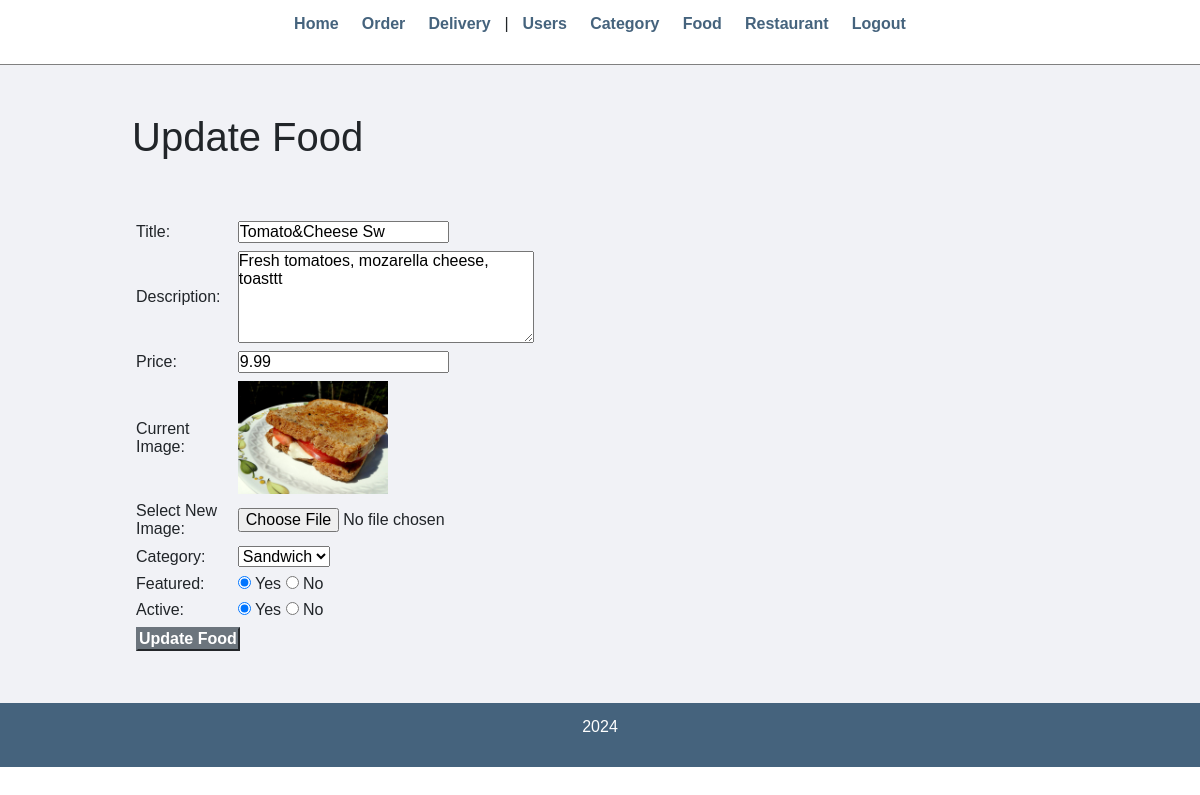
The page /admin/update-food.php?id=15 (signed in) on the database its author committed.
### tables this page shows
CREATE TABLE `item` (
  `item_id` int(11) NOT NULL,
  `item_name` varchar(255) NOT NULL,
  `item_price` decimal(10,2) NOT NULL,
  `item_image` varchar(255) NOT NULL,
  `item_desc` text DEFAULT NULL,
  `category_id` int(11) NOT NULL,
  `item_featured` varchar(10) NOT NULL,
  `item_active` varchar(10) NOT NULL
);

CREATE TABLE `category` (
  `category_id` int(11) NOT NULL,
  `category_image` varchar(255) NOT NULL,
  `category_name` varchar(255) NOT NULL,
  `category_featured` varchar(10) NOT NULL,
  `category_active` varchar(10) NOT NULL
);

### admin/update-food.php (the view, shortened to what this page needs)
<?php require('partials/menu.php'); ?>
<?php
    if(isset($_GET['id']))
    {
        $id = $_GET['id'];
        $sql2 = "SELECT * FROM item WHERE item_id=$id";
        $res2 = mysqli_query($conn, $sql2);
        $row2 = mysqli_fetch_assoc($res2);
        $title = $row2['item_name'];
        $description = $row2['item_desc'];
        $price = $row2['item_price'];
        $current_image = $row2['item_image'];
        $current_category = $row2['category_id'];
        $featured = $row2['item_featured'];
        $active = $row2['item_active'];
    }
    else
    {
        header('location:'.SITEURL.'admin/manage-food.php');
    }
?>
<div class="main-content">
    <div class="wrapper">
        <h1>Update Food</h1>
        <br><br>
        <form action="" method="POST" enctype="multipart/form-data">
        <table class="tbl-30">
            <tr>
                <td>Title: </td>
                <td>
                    <input type="text" name="title" value="<?php echo $title; ?>">
                </td>
            </tr>
            <tr>
                <td>Description: </td>
                <td>
                    <textarea name="description" cols="30" rows="5"><?php echo $description; ?></textarea>
                </td>
            </tr>
            <tr>
                <td>Price: </td>
                <td>
                    <input type="number" name="price" step="0.01" value="<?php echo $price; ?>">
                </td>
            </tr>
            <tr>
                <td>Current Image: </td>
                <td>
                    <?php
                        if($current_image == "")
                        {
                            echo "<div class='error'>Image not Available.</div>";
                        }
                        else
                        {
                            ?>
                            <img src="<?php echo SITEURL; ?>images/food/<?php echo $current_image; ?>" width="150px">
                            <?php
                        }
                    ?>
                </td>
            </tr>
            <tr>
                <td>Select New Image: </td>
                <td>
                    <input type="file" name="image">
                </td>
            </tr>
            <tr>
                <td>Category: </td>
                <td>
                    <select name="category">
                        <?php
                            $sql = "SELECT * FROM category WHERE category_active='Yes'";
                            $res = mysqli_query($conn, $sql);
                            $count = mysqli_num_rows($res);
                            if($count > 0)
                            {
                                while($row = mysqli_fetch_assoc($res))
                                {
                                    $category_title = $row['category_name'];
                                    $category_id = $row['category_id'];
                                    ?>
                                    <option <?php if($current_category==$category_id){echo "selected";} ?> value="<?php echo $category_id; ?>"><?php echo $category_title; ?></option>
                                    <?php
                                }
                            }
                            else
                            {
                                echo "<option value='0'>Category Not Available.</option>";
                            }
                        ?>
                    </select>
                </td>
            </tr>
            <tr>
                <td>Featured: </td>
                <td>
                    <input <?php if($featured=="Yes") {echo "checked";} ?> type="radio" name="featured" value="Yes"> Yes
                    <input <?php if($featured=="No") {echo "checked";} ?> type="radio" name="featured" value="No"> No
                </td>
            </tr>
            <tr>
                <td>Active: </td>
                <td>
                    <input <?php if($active=="Yes") {echo "checked";} ?> type="radio" name="active" value="Yes"> Yes
                    <input <?php if($active=="No") {echo "checked";} ?> type="radio" name="active" value="No"> No
                </td>
            </tr>
            <tr>
                <td>
                    <input type="submit" name="submit" value="Update Food" class="btn-secondary">
                </td>
            </tr>
        </table>
        </form>
    </div>
</div>
<?php include('partials/footer.php'); ?>

### css/admin.css (style rules this page uses)
* { margin: 0; padding: 0; font-family: Arial, Helvetica, sans-serif; }
.wrapper { padding: 1%; width: 80%; margin: 0 auto; }
.tbl-30 { width: 30%; }
table tr td { padding: 1%; }
.btn-secondary { background-color: #7bed9f; padding: 1%; color: black; text-decoration: none; font-weight: bold; }
.main-content { background-color: #f1f2f6; padding: 3% 0; }

### rows shown on the page
item: title "Tomato&Cheese Sw", description "Fresh tomatoes, mozarella cheese, toasttt", price "9.99", item_image (picture), category "Sandwich", item_featured "☑", item_active "☑"
